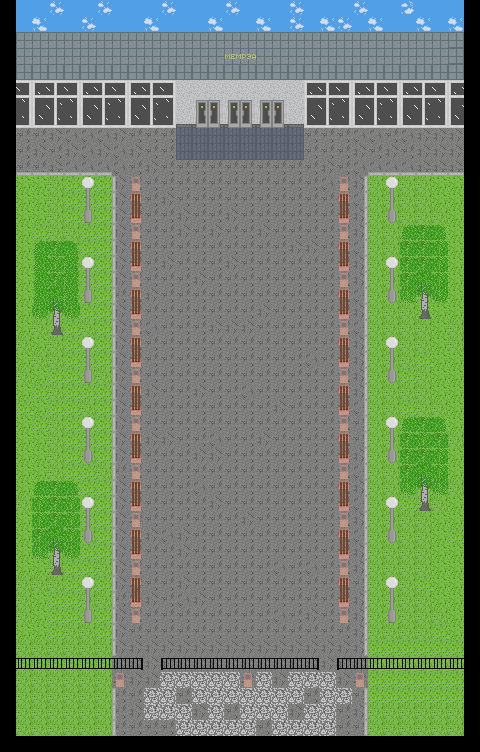

This game map was drawn from its Tiled (.tmx) file and the tilesets committed beside it. A one-line description and the trimmed map source follow:
An orthogonal 30x47 tile map with 16x16 px tiles, 3 tile layers (background, background_objects, objects) and 48 objects (8).

<map version="1.4" tiledversion="1.4.3" orientation="orthogonal" renderorder="right-down" width="30" height="47" tilewidth="16" tileheight="16" infinite="0" nextlayerid="8" nextobjectid="51">
 <tileset firstgid="1" source="tiles/alley_tiles.tsx" />
 <layer id="1" name="background" width="30" height="47">
  <data>[1410 cells, 1288 non-empty, 30 distinct tile ids]</data>
 </layer>
 <layer id="2" name="background_objects" width="30" height="47">
  <data>[1410 cells, 301 non-empty, 25 distinct tile ids]</data>
 </layer>
 <objectgroup id="3" name="walls">
  <object id="1" x="288" y="96" width="176" height="16" />
  <object id="3" x="16" y="96" width="176" height="16" />
  <object id="4" x="0" y="112" width="16" height="624" />
  <object id="5" x="464" y="112" width="16" height="624" />
  <object id="6" x="16" y="736" width="448" height="16" />
  <object id="7" x="14.6667" y="656" width="126.667" height="15.6667" />
  <object id="8" x="162.333" y="656" width="154.667" height="16" />
  <object id="9" x="338.667" y="656" width="123.333" height="16" />
  <object id="11" x="48" y="528" width="16" height="48" />
  <object id="12" x="416" y="464" width="16" height="48" />
  <object id="13" x="48" y="287.333" width="16" height="48" />
  <object id="14" x="416.667" y="272" width="16" height="48" />
  <object id="15" x="384" y="336" width="16" height="48" />
  <object id="16" x="382.667" y="254.667" width="16" height="48" />
  <object id="17" x="383.333" y="175.333" width="16" height="48" />
  <object id="18" x="79.3333" y="174" width="16" height="48" />
  <object id="19" x="80.6667" y="256" width="16" height="48" />
  <object id="20" x="78.6667" y="336.667" width="16" height="48" />
  <object id="21" x="78.6667" y="415.333" width="16" height="48" />
  <object id="22" x="80" y="496" width="16" height="48" />
  <object id="23" x="78.6667" y="575.333" width="16" height="48" />
  <object id="24" x="128" y="224" width="16" height="16" />
  <object id="25" x="126.333" y="176" width="16" height="16" />
  <object id="26" x="336" y="176" width="16" height="16" />
  <object id="27" x="335.333" y="224.333" width="16" height="16" />
  <object id="28" x="336" y="272" width="16" height="16" />
  <object id="29" x="334.667" y="320.333" width="16" height="16" />
  <object id="30" x="334.333" y="369.333" width="16" height="16" />
  <object id="31" x="336" y="416" width="16" height="16" />
  <object id="32" x="335.667" y="463" width="16" height="16" />
  <object id="33" x="335.667" y="511.667" width="16" height="16" />
  <object id="34" x="336.333" y="559.667" width="16" height="16" />
  <object id="35" x="335.333" y="607.333" width="16" height="16" />
  <object id="36" x="127.333" y="608" width="16" height="16" />
  <object id="37" x="128" y="560.667" width="16" height="16" />
  <object id="38" x="127.333" y="512" width="16" height="16" />
  <object id="39" x="127.667" y="463.667" width="16" height="16" />
  <object id="40" x="127.667" y="416" width="16" height="16" />
  <object id="41" x="128" y="368" width="16" height="16" />
  <object id="42" x="127.333" y="319.333" width="16" height="16" />
  <object id="43" x="128" y="272" width="16" height="16" />
  <object id="44" x="112" y="672" width="16" height="16" />
  <object id="45" x="239.667" y="672" width="16" height="16" />
  <object id="46" x="352.333" y="671.667" width="16" height="16" />
  <object id="48" x="384" y="416" width="16" height="48" />
  <object id="49" x="384" y="496" width="16" height="48" />
  <object id="50" x="384" y="576" width="16" height="48" />
 </objectgroup>
 <objectgroup id="4" name="doors">
  <object id="47" name="8" x="192" y="96" width="96" height="32" />
 </objectgroup>
 <layer id="7" name="objects" width="30" height="47">
  <data>[1410 cells, 0 non-empty, 0 distinct tile ids]</data>
 </layer>
 <objectgroup id="5" name="objects" />
 <objectgroup id="6" name="intrective_objects" />
</map>
